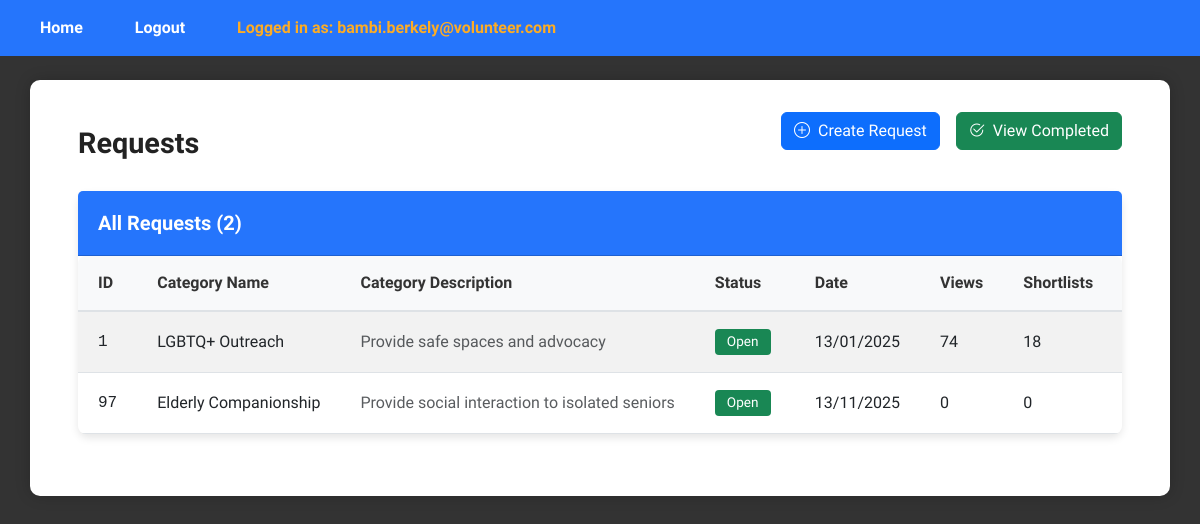
The page /ViewRequestPage (signed in) on the database its author committed.
### tables this page shows
CREATE TABLE request (
    request_id INTEGER PRIMARY KEY AUTOINCREMENT,
    pin_user_id INT,
    csrrep_user_id INT DEFAULT NULL,
    category_id INT,
    request_status BOOLEAN, --0 means uncompleted, 1 means completed
    request_date DATETIME,
    request_view_count INT,
    request_shortlist_count INT,
    FOREIGN KEY (pin_user_id) REFERENCES user(user_id),
    FOREIGN KEY (csrrep_user_id) REFERENCES user(user_id),
    FOREIGN KEY (category_id) REFERENCES category(category_id)
);

CREATE TABLE category (
    category_id INTEGER PRIMARY KEY AUTOINCREMENT,
    category_name VARCHAR(30),
    category_desc TEXT
);

### app.py (the view)
@app.route("/ViewRequestPage", methods=["GET"])
def viewRequestPage():
    if 'email' not in session:
        return redirect(url_for('login'))
    if session['role_id'] != 3:
        return redirect(url_for('login'))
    view_controller = ViewRequestController(session['user_id'],session['role_id'])
    requests = view_controller.viewRequests(session['user_id'], session['role_id'])
    return render_template("pin/ViewRequestsPage.html", requests=requests)

### controllers/pin/ViewRequestController.py (called while the page is built)
    def viewRequests(self, user_id, role_id):
        request = Request()
        return request.viewRequests(user_id, role_id)

### database/database_management.py (called while the page is built)
def dbConnection():
    return sqlite3.connect("database/volunteer_system.db")

### entities/Request.py (called while the page is built, shortened)
    def viewRequests(self, user_id, role_id):
        conn = database_management.dbConnection()
        conn.row_factory = sqlite3.Row
        cursor = conn.cursor()
        if role_id ==  (3):
            cursor.execute("""
                SELECT r.*, c.category_name, c.category_desc
                FROM request r
                LEFT JOIN category c ON r.category_id = c.category_id
                WHERE pin_user_id = ? AND r.request_status = 0
            """, (user_id,))
        rows = cursor.fetchall()
        conn.close()
        return [Request(**dict(row)) for row in rows] if rows else []

### templates/pin/ViewRequestsPage.html (shortened to what this page needs)
{% extends "layout.html" %}
{% block content %}
<div class="dashboard-wrapper">
  <div class="dashboard-container">
    <div class="d-flex justify-content-between align-items-center mb-3">
      <h1 class="m-0">Requests</h1>
      <div class="d-flex align-items-center gap-3" style="margin-bottom: 25px;">
        <a href="{{ url_for('createRequestPage') }}"
          class="btn btn-primary d-flex align-items-center gap-2">
          <i class="bi bi-plus-circle"></i> Create Request
        </a>
        <a href="{{ url_for('viewCompletedRequestsPage', user_id=session.get('user_id')) }}"
          class="btn btn-success d-flex align-items-center gap-2">
          <i class="bi bi-check2-circle"></i> View Completed
        </a>
      </div>
    </div>
    {% if not requests %}
      <h2 style="text-align:center;">No requests found!</h2>
    {% else %}
    <div class="card">
      <div class="card-header d-flex justify-content-between align-items-center">
        <h5 class="m-0">All Requests ({{ requests|length }})</h5>
      </div>
      <div class="card-body p-0">
        <div class="table-responsive">
          <table class="table table-striped table-hover m-0 align-middle">
            <thead class="table-light">
              <tr>
                <th style="width: 80px;">ID</th>
                <th style="width: 200px;">Category Name</th>
                <th>Category Description</th>
                <th style="width: 140px;">Status</th>
                <th style="width: 160px;">Date</th>
                <th class="compact-column" style="width: 80px;">Views</th>
                <th class="compact-column" style="width: 90px;">Shortlists</th>
                <th style="width: 100px;">Actions</th>
              </tr>
            </thead>
            <tbody>
              {% for r in requests %}
              <tr>
                <td class="text-monospace">{{ r.request_id }}</td>
                <td>
                  {% if r.category_name %}
                    {{ r.category_name }}
                  {% elif category_map %}
                    {{ category_map.get(r.category_id, {}).category_name if category_map.get(r.category_id) else 'Category ' ~ r.category_id }}
                  {% else %}
                    Category {{ r.category_id }}
                  {% endif %}
                </td>
                <td>
                  {% if r.category_desc %}
                    <span class="text-muted">{{ r.category_desc }}</span>
                  {% elif category_map and category_map.get(r.category_id) %}
                    <span class="text-muted">{{ category_map.get(r.category_id).category_desc }}</span>
                  {% else %}
                    <span class="text-muted">-</span>
                  {% endif %}
                </td>
                <td>
                    <span class="badge bg-open">Open</span>
                </td>
                <td>{{ r.request_date }}</td>
                <td class="compact-column">{{ r.request_view_count }}</td>
                <td class="compact-column">{{ r.request_shortlist_count }}</td>
                <td>
                </td>
              </tr>
              {% endfor %}
            </tbody>
          </table>
        </div>
      </div>
    </div>
    {% endif %}
  </div>
</div>
{% endblock %}

### static/css/styles.css (style rules this page uses)
body { font-family: "Stack Sans Headline", system-ui, 'Trebuchet MS', "Segoe UI", Geneva, Verdana, sans-serif; background: #333; color: #333; margin: 0; padding: 0; min-height: 100vh; }
h1 { text-align: center; margin-bottom: 1.5rem; color: #222; font-weight: 700; font-size: 1.8rem; }
.card { box-shadow: 0 4px 8px rgba(0,0,0,0.1); border-radius: 10px; border: none; margin-bottom: 30px; background: #fff; }
.card-header { background-color: #2575fc; color: white; padding: 20px; border-radius: 10px 10px 0 0; font-size: 1.2rem; }
.card-header h5 { margin: 0; font-weight: 600; }
.card-body { padding: 25px; }
.table-responsive { border-radius: 8px; overflow-x: auto; }
.table { margin-bottom: 0; width: 100%; border-collapse: collapse; table-layout: auto; }
.table thead th { padding: 15px 20px; font-weight: 600; border-bottom: 2px solid #dee2e6; white-space: nowrap; background-color: #f8f9fa; color: #333; text-align: left; }
.table tbody td { padding: 15px 20px; vertical-align: middle; border-bottom: 1px solid #dee2e6; white-space: nowrap; }
.table-striped tbody tr:nth-of-type(odd) { background-color: rgba(0,0,0,0.02); }
.table th, .table td { min-width: 100px; }
.table th:first-child, .table td:first-child { min-width: 30px; }
.table th:nth-child(2), .table td:nth-child(2) { min-width: 180px; }
.table th:nth-child(3), .table td:nth-child(3) { min-width: 250px; }
.table th.compact-column, .table td.compact-column { min-width: 50px !important; }
.badge { font-size: 0.85em; padding: 6px 12px; font-weight: 500; border-radius: 4px; display: inline-block; }

### templates/pin/ViewRequestsPage.html (style rules this page uses)
.bg-open { background: #198754; color: #fff; }
.text-monospace { font-family: ui-monospace, SFMono-Regular, Menlo, Monaco, Consolas, "Liberation Mono", "Courier New", monospace; }

### rows shown on the page
request: request_id "1", category_name "LGBTQ+ Outreach", category_desc "Provide safe spaces and advocacy", request_date "13/01/2025", request_view_count "74", request_shortlist_count "18"
request: request_id "97", category_name "Elderly Companionship", category_desc "Provide social interaction to isolated seniors", request_date "13/11/2025", request_view_count "0", request_shortlist_count "0"

### other values the page prints
{{ session.email }} "bambi.berkely@volunteer.com"
{{ requests|length }} "2"
